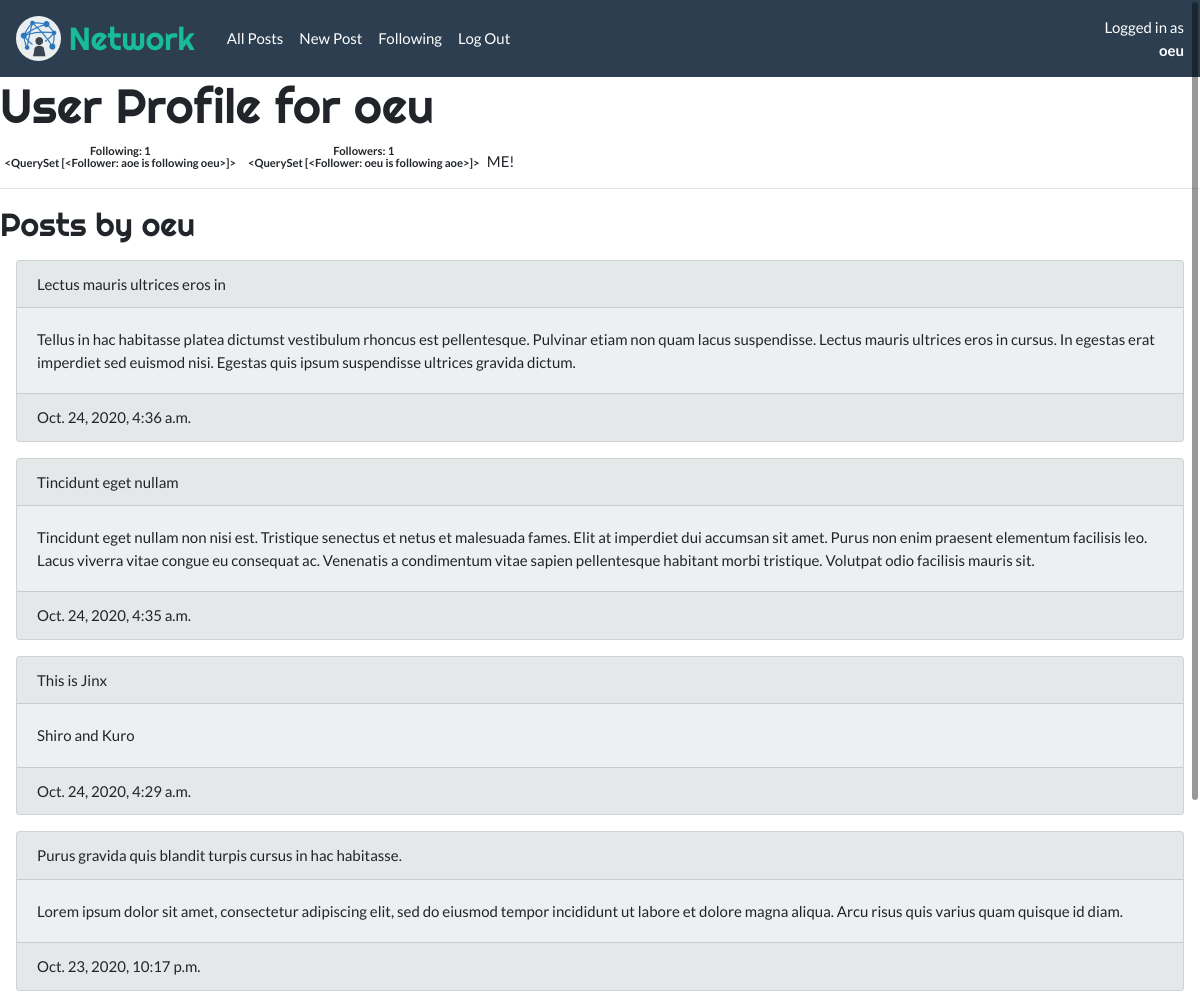
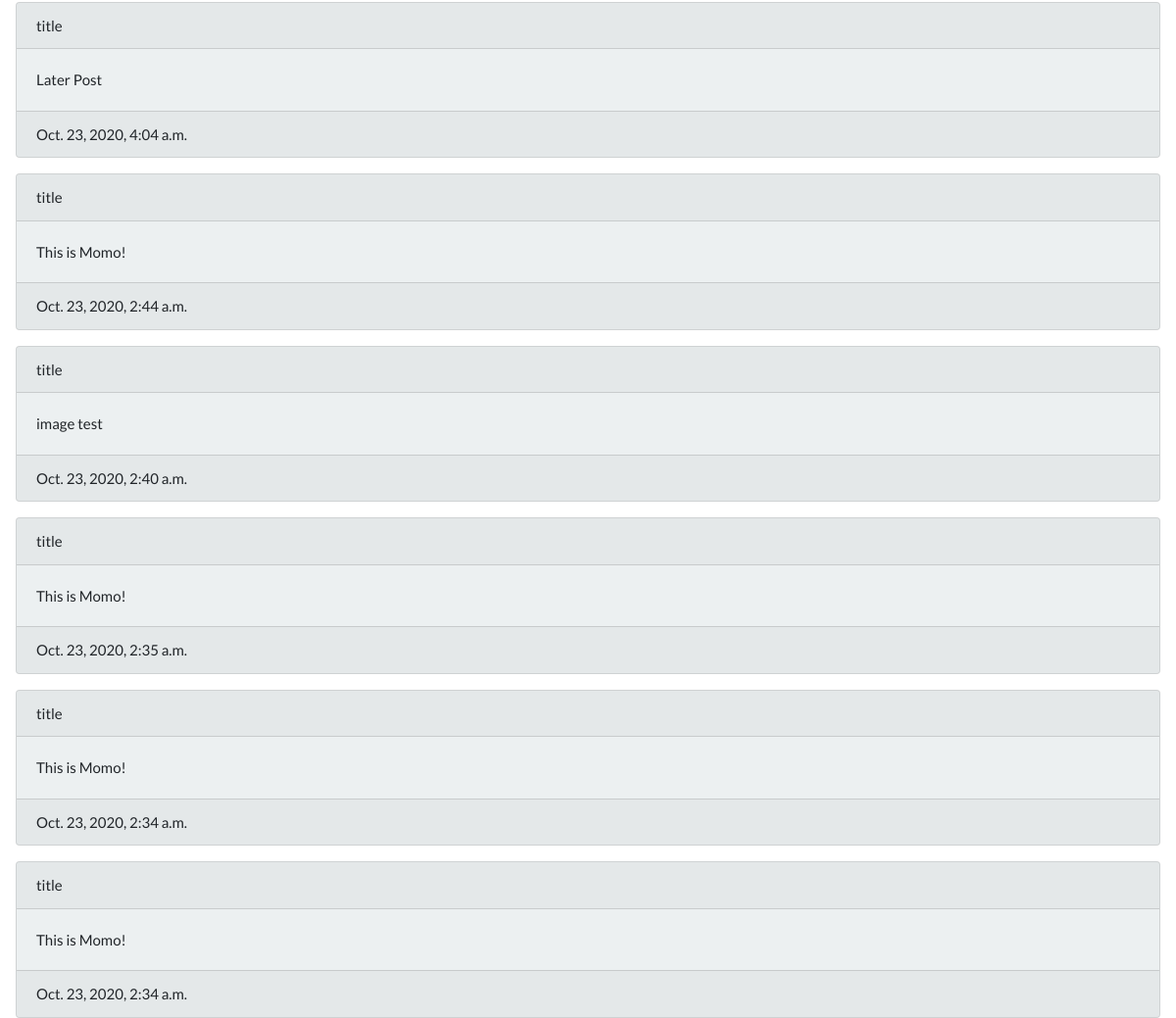
/user/1 (signed in), run on the app's committed database (2 pictures, top to bottom).
### network/models.py (models this page shows, shortened)
class User(AbstractUser):
    pass

class Follower(models.Model):
    following = models.ForeignKey(
                        User,
                        related_name='following',
                        on_delete=models.CASCADE,
                    )
    followed_by = models.ForeignKey(
                        User,
                        related_name='followed_by',
                        on_delete=models.CASCADE,
                    )
    def __str__(self):
        return f"{self.followed_by} is following {self.following}"

class Post(models.Model):
    owner = models.ForeignKey(
                        User,
                        related_name='posts_posted',
                        on_delete=models.CASCADE,
                    )
    title = models.CharField(
                        max_length=111,
                    )
    text = models.CharField(
                        max_length=555,
                    )
    image = models.ImageField(
                        upload_to='network/',
                        blank=True
                    )
    timestamp = models.DateTimeField(
                        auto_now=True
                    )

### network/views.py (the view)
# urls.py: path("user/<int:user_id>", views.user_profile, name="user_profile"),
@login_required
def user_profile(request, user_id):
    user = User.objects.get(pk=user_id)
    posts = Post.objects.filter(owner=user).order_by('-timestamp')
    followers = Follower.objects.filter(followed_by=user)
    following = Follower.objects.filter(following=user)
    context = {
        'profile_owner': user,
        'posts': posts,
        'followers': followers,
        'following': following,
    }
    return render(request, "network/user_profile.html", context)

### network/templates/network/user_profile.html (shortened to what this page needs)
{% extends "network/layout.html" %}
{% block body %}
<h1>User Profile for {{  profile_owner.username }}</h1>
<div class="badge">
    Following: {{ profile_owner.following.count }}
    <br>
    {{ following }}
</div>
<div class="badge">
    Followers: {{ profile_owner.followed_by.count }}
    <br>
    {{ followers }}
</div>
{% if profile_owner == request.user %}
    ME!
{% endif %}
<hr>
<h3>Posts by {{ profile_owner }}</h3>
{% for post in posts %}
    <div class="card bg-light m-3">
        <div class="card-header">
            {{post.title}}
        </div>
        <div class="card-body">
            {{post.text}}
        </div>
        <div class="card-footer">
            {{post.timestamp}}
        </div>
    </div>
{% endfor %}
{% endblock %}

### network/templates/network/layout.html (shortened to what this page needs)
{% load static %}
<!DOCTYPE html>
<html lang="en">
    <head>
        <link href="{% static 'network/css/bootstrap.min.css' %}" rel="stylesheet">
        <link href="{% static 'network/css/OverlayScrollbars.min.css' %}" rel="stylesheet">
        <link href="{% static 'network/css/fontawesome-all.min.css' %}" rel="stylesheet">
        <link href="{% static 'network/css/styles.css' %}" rel="stylesheet">
    </head>
    <body>
        <nav class="navbar navbar-expand-sm navbar-dark bg-primary">
            <div class="h-100 d-flex">
                <div class="rounded-circle p-1 bg-light mr-2">
                    <img src="{% static 'network/logo.png' %}" class="img-fluid navbar-logo" alt="">
                </div>
                <div class="my-auto">
                    <a class="font-brand h3 d-block my-auto text-decoration-none mr-4" href="#">Network</a>
                </div>
            </div>
            <div class="collapse navbar-collapse" id="navbar-collapse-content">
              <ul class="navbar-nav mr-auto">
                <div class="navbar-collapse">
                    <li class="nav-item">
                    <a class="nav-link" href="{% url 'index' %}">All Posts</a>
                    </li>
                    {% if user.is_authenticated %}
                        <li class="nav-item">
                            <a class="nav-link" href="{% url 'new_post' %}">New Post</a>
                        </li>
                        <li class="nav-item">
                            <a class="nav-link" href="#">Following</a>
                        </li>
                        <li class="nav-item">
                            <a class="nav-link" href="{% url 'logout' %}">Log Out</a>
                        </li>
                    {% endif %}
                </div>
              </ul>
              <ul class="navbar-nav">
                    {% if user.is_authenticated %}
                    <li class="nav-item text-right">
                        <span class="text-white">Logged in as</span>
                        <a class="nav-link p-0" href="{% url 'user_profile' user.id %}"><strong>{{ request.user.username }}</strong></a>
                    </li>
                    {% endif %}
              </ul>
            </div>
          </nav>
        <div class="body">
            {% block body %}
            {% endblock %}
        </div>
    </body>
</html>

### network/static/network/css/styles.css (style rules this page uses)
.navbar-logo { max-height: 2.3rem; }
.font-brand, h1, h2, h3, h4, h5, h6 { font-family: 'Righteous', cursive; }

### data on the page
User: user.username "oeu", username "oeu", following.count "1", followed_by.count "1"
Follower: followed_by+following "<QuerySet [<Follower: aoe is following oeu>]>"
Follower: followed_by+following "<QuerySet [<Follower: oeu is following aoe>]>"
Post: title "Lectus mauris ultrices eros in", text "Tellus in hac habitasse platea dictumst vestibulum rhoncus est pellentesque. Pulvinar etiam non quam lacus suspendisse. Lectus mauris ultrices eros in cursus. In egestas erat imperdiet sed euismod nisi. Egestas quis ipsum suspendisse ultrices gravida dictum.", timestamp "Oct. 24, 2020, 4:36 a.m."
Post: title "Tincidunt eget nullam", text "Tincidunt eget nullam non nisi est. Tristique senectus et netus et malesuada fames. Elit at imperdiet dui accumsan sit amet. Purus non enim praesent elementum facilisis leo. Lacus viverra vitae congue eu consequat ac. Venenatis a condimentum vitae sapien pellentesque habitant morbi tristique. Volutpat odio facilisis mauris sit.", timestamp "Oct. 24, 2020, 4:35 a.m."
Post: title "This is Jinx", text "Shiro and Kuro", timestamp "Oct. 24, 2020, 4:29 a.m."
Post: title "Purus gravida quis blandit turpis cursus in hac habitasse.", text "Lorem ipsum dolor sit amet, consectetur adipiscing elit, sed do eiusmod tempor incididunt ut labore et dolore magna aliqua. Arcu risus quis varius quam quisque id diam.", timestamp "Oct. 23, 2020, 10:17 p.m."
Post: title "title", text "Later Post", timestamp "Oct. 23, 2020, 4:04 a.m."
Post: title "title", text "This is Momo!", timestamp "Oct. 23, 2020, 2:44 a.m."
Post: title "title", text "image test", timestamp "Oct. 23, 2020, 2:40 a.m."
Post: title "title", text "This is Momo!", timestamp "Oct. 23, 2020, 2:35 a.m."
Post: title "title", text "This is Momo!", timestamp "Oct. 23, 2020, 2:34 a.m."
Post: title "title", text "This is Momo!", timestamp "Oct. 23, 2020, 2:34 a.m."
